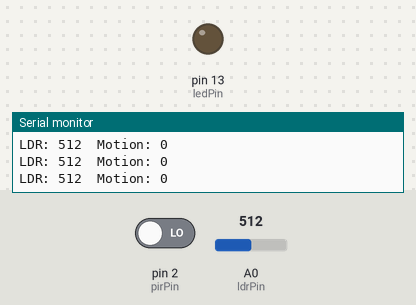
The sketch below on a simulated Arduino Uno, built with avr-gcc and run on an emulated ATmega328P. Shown: output pins drawn as LEDs (lit = HIGH), the last lines printed to the serial monitor. The test bench sets the inputs (shaded band); at power-on: pin 2 (pirPin) LOW, A0 (ldrPin) = 512.

Above: at 1.2 s.
1.3 s: pin 2 (pirPin) driven HIGH
At 1.6 s:
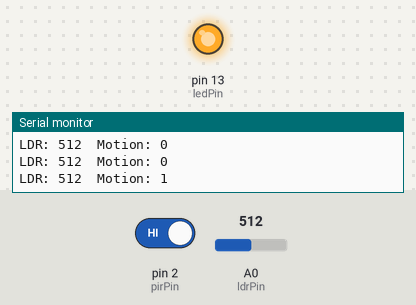
2.8 s: pin 2 (pirPin) driven LOW
At 4.5 s:
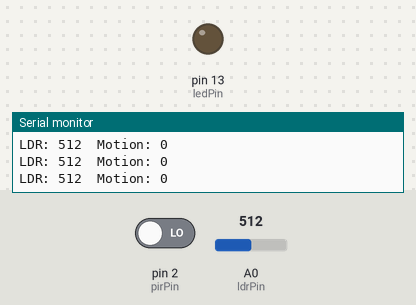
Timing chart, 0 to 6.0 s (numbered marks = the images above; inputs shaded):
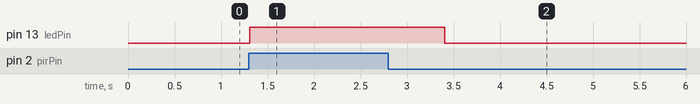

Measured:
- after the input at 1.3 s, pin 13 (ledPin): LOW → HIGH at once
- after the input at 2.8 s, pin 13 (ledPin): HIGH → LOW after 0.61 s

The sketch:

dayNightDEtector.ino
```cpp
const int ldrPin = A0;
const int pirPin = 2;
const int ledPin = 13;

// Adjust this after testing your LDR
const int threshold = 500;

void setup() {
  pinMode(pirPin, INPUT);
  pinMode(ledPin, OUTPUT);
  Serial.begin(9600);
}

void loop() {
  int ldrValue = analogRead(ldrPin);
  int motion = digitalRead(pirPin);

  Serial.print("LDR: ");
  Serial.print(ldrValue);
  Serial.print("  Motion: ");
  Serial.println(motion);

  // Day
  if (ldrValue > threshold) {
      if (motion == HIGH) {
      digitalWrite(ledPin, HIGH);
      delay(2000);
    } else {
      digitalWrite(ledPin, LOW);
    }
  }
  // Night
  else {
      digitalWrite(ledPin, LOW);

  }

  delay(100);
}
```
